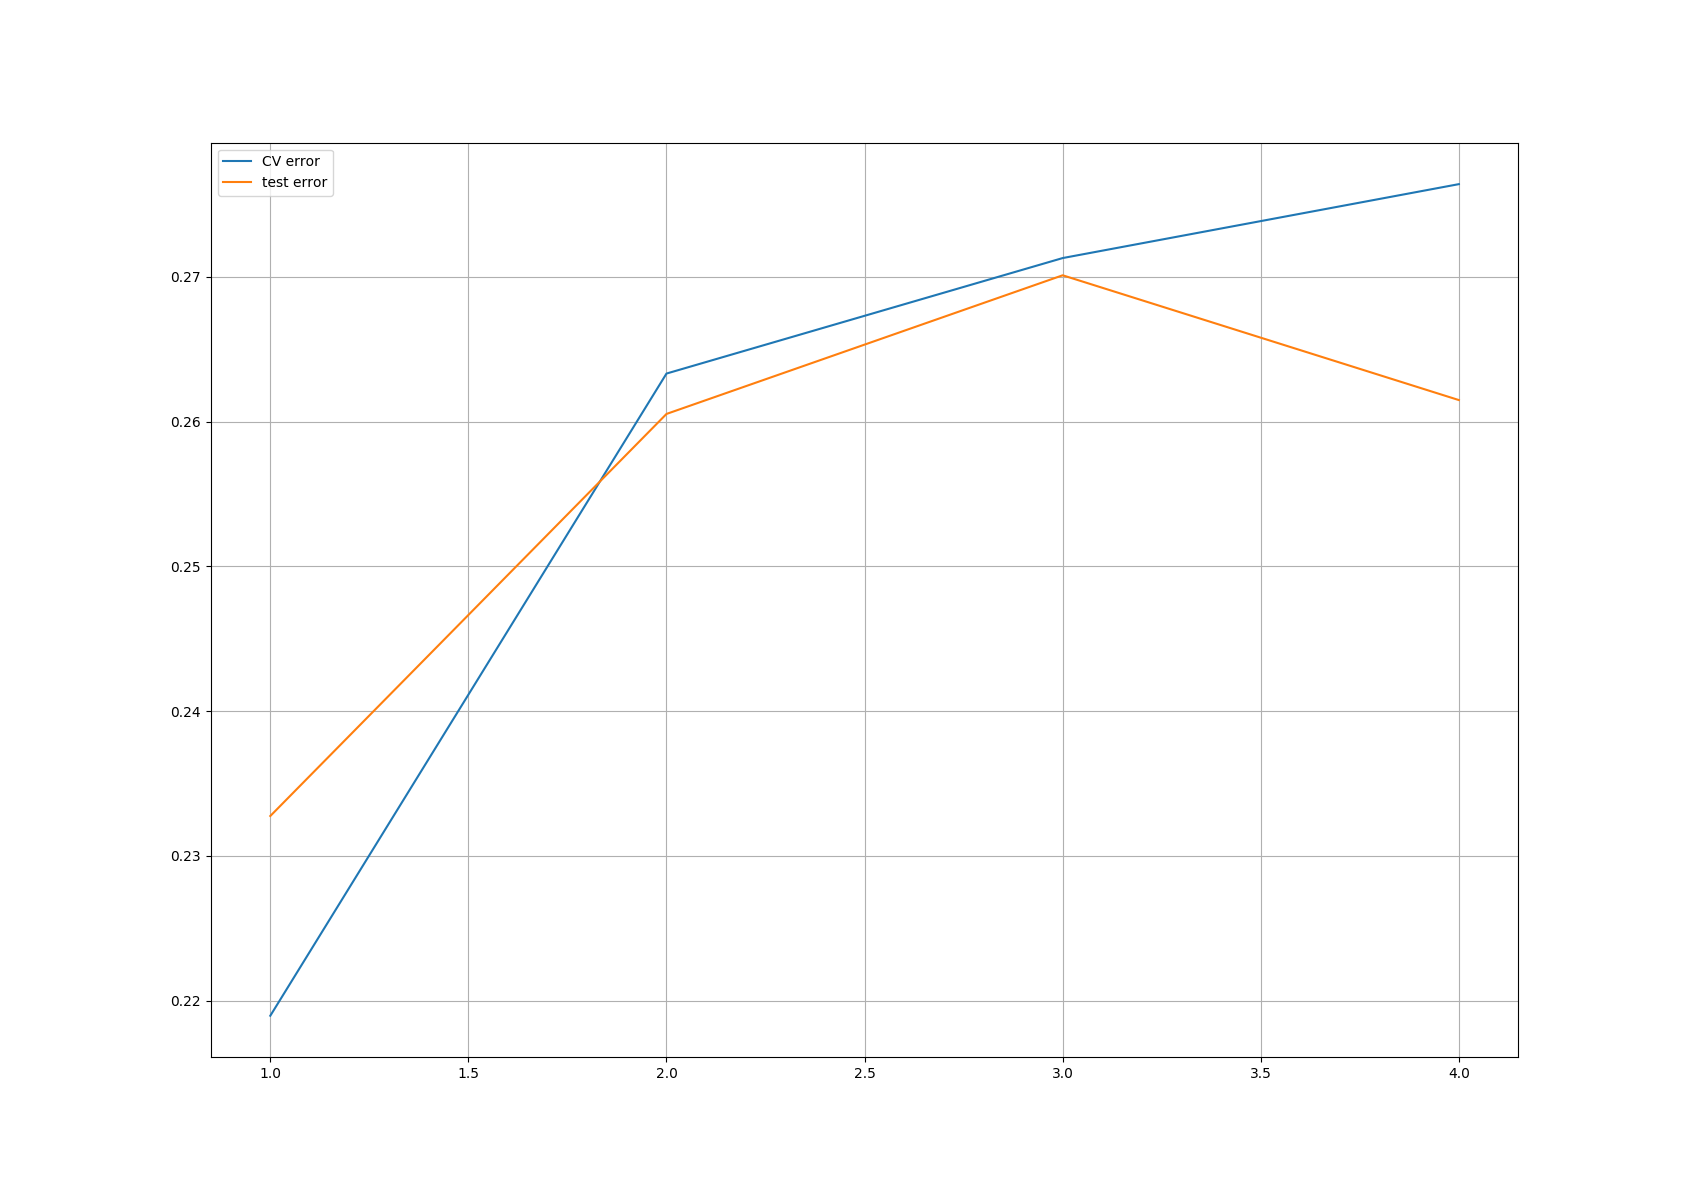

Write the Python code that produced this figure.
## This is an implementation to train data with an SVM that improves sparsity
from data_reader import AbloneDataReader
from svmutil import *
import numpy as np
from scipy.sparse import csr_matrix

from matplotlib import pyplot as plt


def compute_poly_kernel(x_i, x_j, d, coef0):
    
    return (x_i.dot(x_j) + coef0)**d

# parameters for the training set up
no_training_samples = 3133
no_testing_samples = 1044

# number of times cross validation is performed to computed standard deviation
max_d = 4
## defining variables
abr = AbloneDataReader(no_training_samples, no_testing_samples)

x_train, y_train = abr.get_train_data()
x_test, y_test = abr.get_test_data()

# updating data to the form that maximises sparsity
# bringing it out of sparsity to compute the kernel
x_train = x_train.toarray()
x_test = x_test.toarray()

err_cv_arr = []
err_test_arr = []
for d in range(1, max_d + 1):

    print("transforming given data to the desired form for the given d ...")
    x_train_ker = np.zeros((no_training_samples, no_training_samples))
    x_test_ker = np.zeros((no_testing_samples, no_training_samples))

    # bringing the given training data into the form that maximises sparsity
    for i in range(no_training_samples):
        for j in range(no_training_samples):
            x_train_ker[i , j] = y_train[j]*compute_poly_kernel(x_train[i], x_train[j], d, 0) 
    
    # doing the same for the test data
    for i in range(no_testing_samples):
        for j in range(no_training_samples):
            x_test_ker[i , j] = y_train[j]*compute_poly_kernel(x_test[i], x_train[j], d, 0) 

    x_train_csr = csr_matrix(x_train_ker, np.shape(x_train))
    x_test_csr = csr_matrix(x_test_ker, np.shape(x_test))

    print("training ....")
    params = '-c 32 -v 10 -q'
    # computes cross valiation error for different d
    prob  = svm_problem(y_train, x_train_csr, isKernel=False)
    param = svm_parameter(params)
    acc, _ = svm_train(prob, param)

    err_cv_arr.append(1 - acc/100)
    # computes test errors for different d
    params = '-c 32 -q'
    prob  = svm_problem(y_train, x_train_csr, isKernel=False)
    param = svm_parameter(params)
    m = svm_train(prob, param)
    _, (ACC, MSE, SCC), _ = svm_predict(y_test, x_test_csr, m)

    err_test_arr.append(1 - ACC/100)
    
x_arr = np.arange(1,5)

plt.plot(x_arr, err_cv_arr, label = "CV error")
plt.plot(x_arr, err_test_arr, label = "test error")
plt.legend()
plt.grid()
plt.show()
